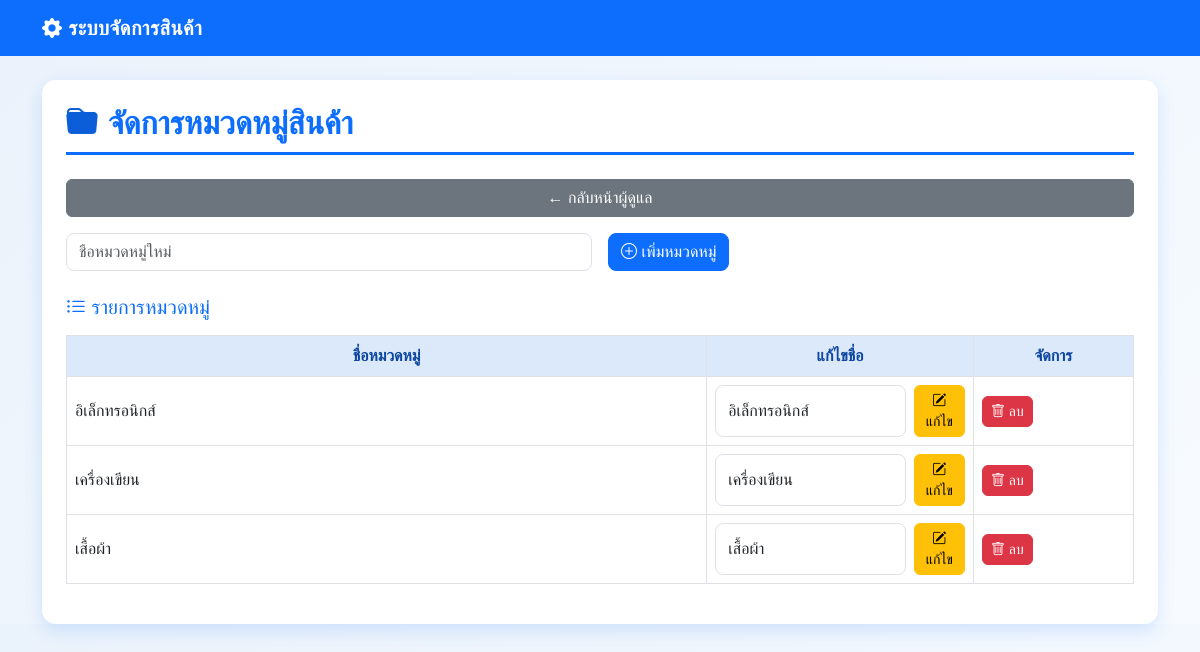
Screenshot of /admin/categories.php (signed in) with the database file from the repository.
### tables this page shows
CREATE TABLE `categories` (
  `category_id` int(11) NOT NULL,
  `category_name` varchar(100) NOT NULL
);

### admin/categories.php (the view, shortened to what this page needs)
<?php
require '../config.php';
if ($conn instanceof PDO) {
    $conn->setAttribute(PDO::ATTR_ERRMODE, PDO::ERRMODE_EXCEPTION);
}
$stmt = $conn->query("SELECT category_id, category_name AS name FROM categories ORDER BY category_id ASC");
$categories = $stmt->fetchAll(PDO::FETCH_ASSOC);
?>
<!DOCTYPE html>
<html lang="th">
<head>
    <link href="https://cdn.jsdelivr.net/npm/bootstrap@5.3.0/dist/css/bootstrap.min.css" rel="stylesheet">
    <link rel="stylesheet" href="https://cdn.jsdelivr.net/npm/bootstrap-icons/font/bootstrap-icons.css">
</head>
<body>
    <nav class="navbar navbar-expand-lg">
        <div class="container">
            <a class="navbar-brand" href="index.php">
                <i class="bi bi-gear-fill"></i> ระบบจัดการสินค้า
            </a>
        </div>
    </nav>
    <div class="container mt-4">
        <div class="card p-4">
            <h2><i class="bi bi-folder-fill"></i> จัดการหมวดหมู่สินค้า</h2>
            <a href="index.php" class="btn btn-secondary mb-3 mt-3">← กลับหน้าผู้ดูแล</a>
            <form method="post" class="row g-3 mb-4">
                <div class="col-md-6">
                    <input type="text" name="category_name" class="form-control" placeholder="ชื่อหมวดหมู่ใหม่" required>
                </div>
                <div class="col-md-2">
                    <button type="submit" name="add_category" class="btn btn-primary">
                        <i class="bi bi-plus-circle"></i> เพิ่มหมวดหมู่
                    </button>
                </div>
            </form>
            <h5 class="mb-3 text-primary"><i class="bi bi-list-ul"></i> รายการหมวดหมู่</h5>
            <div class="table-responsive">
                <table class="table table-bordered align-middle bg-white">
                    <thead>
                        <tr>
                            <th style="width:60%">ชื่อหมวดหมู่</th>
                            <th style="width:25%">แก้ไขชื่อ</th>
                            <th style="width:15%">จัดการ</th>
                        </tr>
                    </thead>
                    <tbody>
                        <?php if (empty($categories)): ?>
                        <tr>
                            <td colspan="3" class="text-center text-muted">ยังไม่มีหมวดหมู่</td>
                        </tr>
                        <?php else: ?>
                        <?php foreach ($categories as $cat): ?>
                        <tr>
                            <td><?= htmlspecialchars($cat['name']) ?></td>
                            <td>
                                <form method="post" class="d-flex gap-2">
                                    <input type="text" name="new_name" class="form-control"
                                        value="<?= htmlspecialchars($cat['name']) ?>" required>
                                    <button type="submit" name="update_category" class="btn btn-warning btn-sm">
                                        <i class="bi bi-pencil-square"></i> แก้ไข
                                    </button>
                                </form>
                            </td>
                            <td>
                                <form method="post" onsubmit="return confirm('ต้องการลบหมวดหมู่นี้หรือไม่?');" class="d-inline">
                                    <button type="submit" name="delete_category" class="btn btn-danger btn-sm">
                                        <i class="bi bi-trash"></i> ลบ
                                    </button>
                                </form>
                            </td>
                        </tr>
                        <?php endforeach; ?>
                        <?php endif; ?>
                    </tbody>
                </table>
            </div>
        </div>
    </div>
</body>
</html>

### admin/categories.php (style rules this page uses)
body { background: linear-gradient(135deg, #eaf2fb, #f7fbff); font-family: "Sarabun", sans-serif; }
nav.navbar { background: #0d6efd; }
nav.navbar .navbar-brand { color: #fff !important; font-weight: bold; letter-spacing: 0.5px; }
h2 { font-weight: bold; color: #0d6efd; border-bottom: 3px solid #0d6efd; padding-bottom: 10px; display: flex; align-items: center; gap: 10px; }
h2 i { color: #0b5ed7; }
.card { border-radius: 14px; border: none; background: #ffffff; box-shadow: 0px 6px 18px rgba(13, 110, 253, 0.15); }
.table th { text-align: center; background-color: #dce9fa !important; color: #0d47a1; }
.btn-primary { border-radius: 8px; }
.btn-warning, .btn-danger, .btn-secondary { border-radius: 6px; }
.form-control { border-radius: 8px; }

### rows the page displays
categories: category_name "อิเล็กทรอนิกส์", new_name "อิเล็กทรอนิกส์"
categories: category_name "เครื่องเขียน", new_name "เครื่องเขียน"
categories: category_name "เสื้อผ้า", new_name "เสื้อผ้า"
